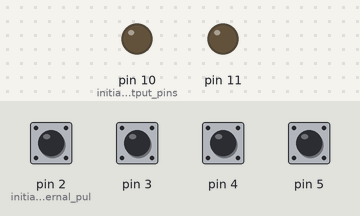
Bench run of a sketch on a simulated Arduino Uno, built with avr-gcc and run on an emulated ATmega328P. On the bench: output pins drawn as LEDs (lit = HIGH). Inputs (shaded band) come from the test bench; at power-on: pin 2 (initializing_internal_pul), pin 3–5 HIGH.

Above: at 1.2 s.
1.3 s: pin 2 (initializing_internal_pul) pulled LOW for 0.15 s
At 2.5 s:
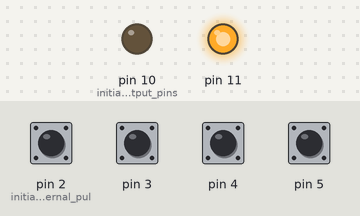
2.9 s: pin 3 pulled LOW for 0.15 s
At 3.9 s:
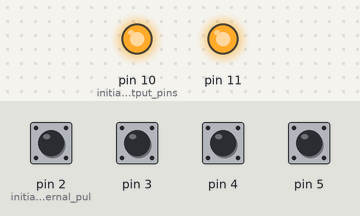
4.5 s: pin 5 pulled LOW for 0.15 s
At 4.9 s:
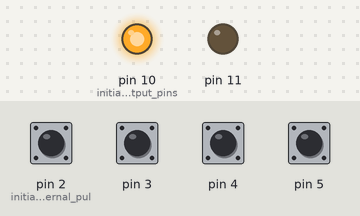
6.1 s: pin 2 (initializing_internal_pul) pulled LOW for 1 s
At 6.4 s:
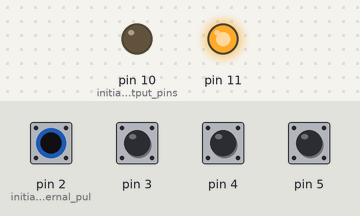
8.6 s: pin 3 pulled LOW for 1 s
At 9.3 s:
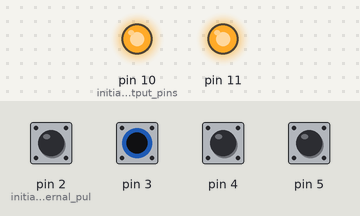
Timing chart, 0 to 11.6 s (numbered marks = the images above; inputs shaded):
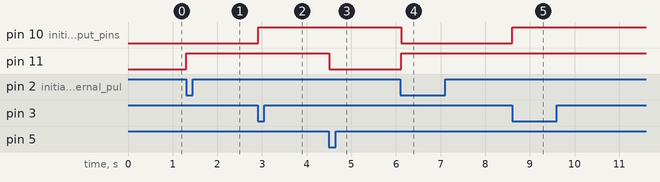

The sketch:

Arduino_switch_LED.ino
```cpp
//PULL UP CONFIGURATION
void setup() {
  // put your setup code here, to run once:
  pinMode(2,INPUT_PULLUP);  //initializing internal pull ups for input pins
  pinMode(3,INPUT_PULLUP);
  pinMode(4,INPUT_PULLUP);
  pinMode(5,INPUT_PULLUP);
  pinMode(10,OUTPUT);       //initializing output pins
  pinMode(11,OUTPUT);
}
void loop() {
  int a, b, c, d;
  a = digitalRead(2); b = digitalRead(3); c = digitalRead(4); d = digitalRead(5);
    if(!a) {
      digitalWrite(10,0);
      digitalWrite(11,1);
    }
    else if(!b) {
      digitalWrite(10,1);
      digitalWrite(11,1);
    }
    else if(!c) {
      digitalWrite(10,0);
      digitalWrite(11,0);
    }
    else if(!d) {
      digitalWrite(10,1);
      digitalWrite(11,0);
    }
    delay(15);
}

//PULL DOWN CONFIGURATION
// void setup() {
//   // put your setup code here, to run once:
//   pinMode(2,0);
//   pinMode(3,0);
//   pinMode(4,0);
//   pinMode(5,0);
//   pinMode(10,1);
//   pinMode(11,1);
// }
// void loop() {
//   // put your main code here, to run repeatedly:
//   while(1) {
//     if(digitalRead(2)) {
//       digitalWrite(10,0);
//       digitalWrite(11,1);
//     }
//     else if(digitalRead(3)) {
//       digitalWrite(10,1);
//       digitalWrite(11,1);
//     }
//     else if(digitalRead(4)) {
//       digitalWrite(10,0);
//       digitalWrite(11,0);
//     }
//     else if(digitalRead(5)) {
//       digitalWrite(10,1);
//       digitalWrite(11,0);
//     }
//     delay(15);
//   }
// }

//REGISTER LEVEL PROGRAM USING PULL UP RESISTERS
// int main() {
//   DDRD = 0x00;
//   DDRB = 0xFF;
//   PORTB &= 0x00;
//   PORTD &= 0x00;
//   volatile char val=0;
//   while(1) {
//     val = PORTD;
//     switch(val) {
//       case 0x20:
//         PORTB &= 0x10;
//         break;
//       case 0x10:
//         PORTB &= 0x30;
//         break;
//       case 0x08:
//         PORTB &= 0x00;
//         break;
//       case 0x04:
//         PORTB &= 0x20;
//         break;
//     }
//     delay(100);
//   }
//   return 0;
// }
```

Measured:
- after the input at 1.3 s, pin 11: LOW → HIGH at once
- after the input at 2.9 s, pin 10 (initializing_output_pins): LOW → HIGH at once
- after the input at 4.5 s, pin 11: HIGH → LOW at once
- after the input at 6.1 s, pin 10 (initializing_output_pins): HIGH → LOW at once; pin 11: LOW → HIGH at once
- after the input at 8.6 s, pin 10 (initializing_output_pins): LOW → HIGH at once
